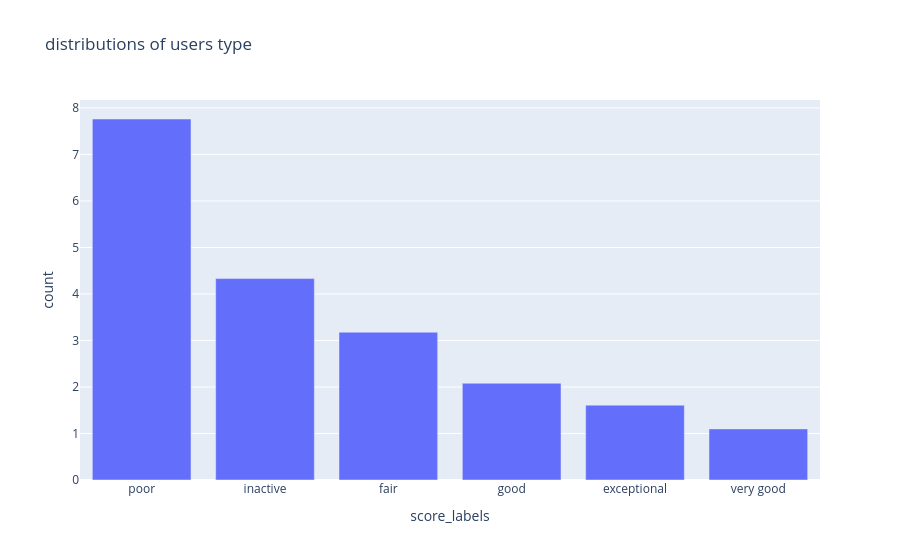

The code cell stored with this chart in its notebook:
### Code cell
fig = go.Figure(data=[go.Bar(x=holder_score['score_labels'], y=holder_score['count'].apply(np.log))])

# Customize layout
fig.update_layout(title='distributions of users type',
                  xaxis=dict(title='score_labels'),
                  yaxis=dict(title='count'))

# Show plot
fig.show()

### Figure 1 — Plotly figure (JSON) as saved in the notebook; plotly's stock layout.template omitted (floating-point values rounded to 4 significant figures)
{"data": [{"type": "bar", "x": ["poor", "inactive", "fair", "good", "exceptional", "very good"], "y": [7.762, 4.331, 3.178, 2.079, 1.609, 1.099]}], "layout": {"title": {"text": "distributions of users type"}, "xaxis": {"title": {"text": "score_labels"}}, "yaxis": {"title": {"text": "count"}}}}
